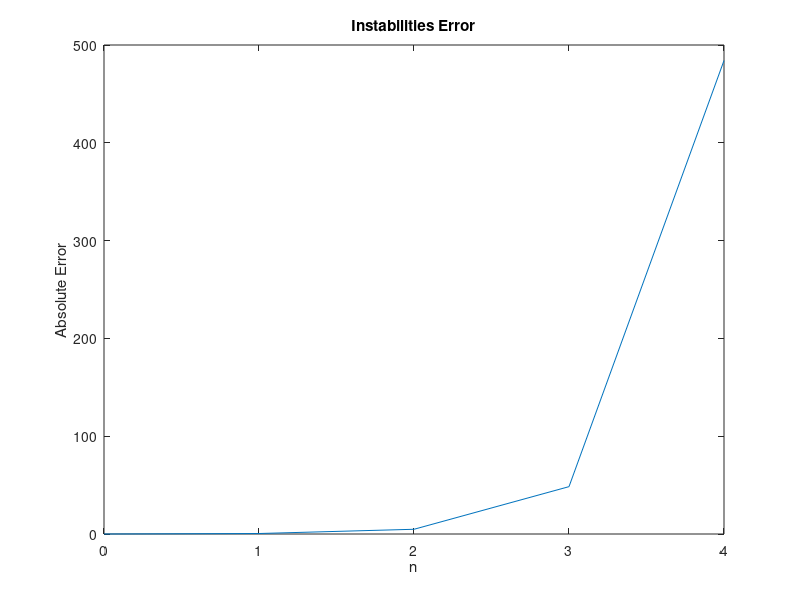
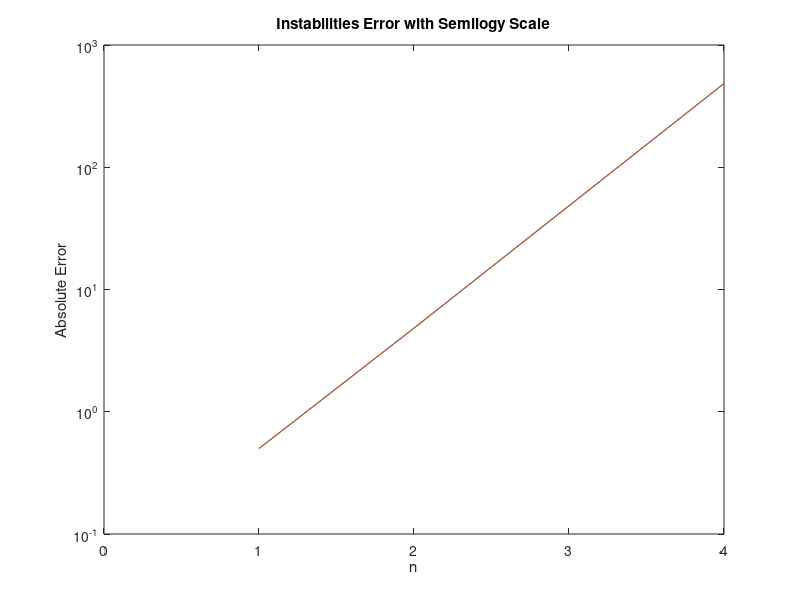

Recreate these plots in MATLAB, in order.
% clear
clear all;
close all;
clc;

% Parameters
n = 4;
nValues = linspace(0,4,5);

% computing the exact values
Iex = zeros(0,n+1);
Iex(1) = log(11/10);
Iex(2) = 1+10*(log(10)-log(11));
Iex(3) = -19/2 + 100*log(11) - 50*log(100);
Iex(4) = 286/3 + 1000*(log(10)-log(11));
Iex(5) = -11437/12 - 10000*(log(10)-log(11));

% computing the integrated values
In = zeros(0,n+1);
In(1) = log(11/10);

for k=2:5
    In(k) =1./k-10.*In(k-1);
end

% computing the absolute error
absErrors = abs(In-Iex);

% plot instabilities error
plot(nValues, absErrors);
hold on;
xlabel("n");
ylabel("Absolute Error")
title("Instabilities Error");
savefig("InstabilitiesError.fig");
close;

% plot with semilogy scale
semilogy(nValues, absErrors);
hold on;
xlabel("n");
ylabel("Absolute Error")
title("Instabilities Error with Semilogy Scale");
savefig("InstabilitiesErrorSemilogy.fig");
close;
